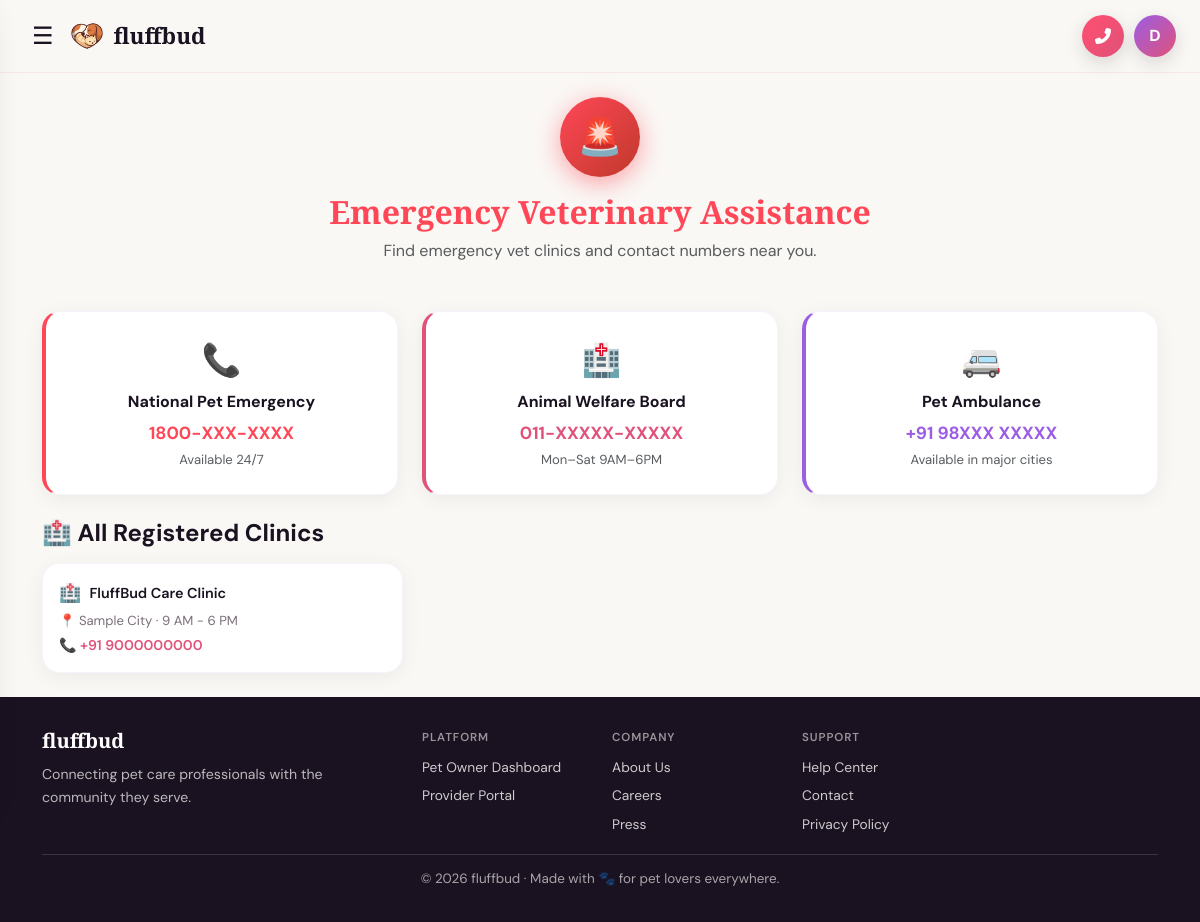
Screenshot of /emergency/ (signed in) with the database file from the repository.
### myapp/models.py (models this page shows, shortened)
class CustomUser(AbstractUser):
    ROLE_CHOICES = [
        ('owner', 'Pet Owner'),
        ('vet', 'Veterinarian'),
        ('shelter', 'Animal Shelter'),
        ('store', 'Pet Store Owner'),
        ('provider', 'Service Provider'),
    ]
    role = models.CharField(max_length=20, choices=ROLE_CHOICES, default='owner')
    phone = models.CharField(max_length=15, blank=True)
    city = models.CharField(max_length=100, blank=True)
    profile_photo = models.ImageField(upload_to='profiles/', blank=True, null=True)
    bio = models.TextField(blank=True)
    PROFILE_VISIBILITY_CHOICES = [
        ('public', 'Public'),
        ('private', 'Private'),
    ]
    profile_visibility = models.CharField(max_length=10, choices=PROFILE_VISIBILITY_CHOICES, default='private')
    two_factor_enabled = models.BooleanField(default=False)
    def is_service_provider(self):
        return self.role in ['vet', 'shelter', 'store', 'provider']

class VetClinic(models.Model):
    vet = models.OneToOneField(CustomUser, on_delete=models.CASCADE, related_name='clinic')
    clinic_name = models.CharField(max_length=200)
    address = models.TextField()
    city = models.CharField(max_length=100)
    phone = models.CharField(max_length=15)
    specialization = models.CharField(max_length=200, blank=True)
    photo = models.ImageField(upload_to='clinics/', blank=True, null=True)
    rating = models.DecimalField(max_digits=3, decimal_places=1, default=4.5)
    is_emergency = models.BooleanField(default=False)
    working_hours = models.CharField(max_length=100, default='9 AM - 6 PM')
    created_at = models.DateTimeField(auto_now_add=True)

### myapp/views.py (the view)
# urls.py: path('emergency/', views.emergency, name='emergency'),
def emergency(request):
    emergency_clinics = VetClinic.objects.filter(is_emergency=True)
    all_clinics = VetClinic.objects.all()[:6]
    return render(request, 'emergency.html', {
        'emergency_clinics': emergency_clinics,
        'all_clinics': all_clinics
    })

### templates/emergency.html (shortened to what this page needs)
{% extends 'base.html' %}
{% block content %}
<div class="container py-4">
  <div class="text-center mb-5">
    <div style="width:80px;height:80px;background:linear-gradient(135deg,#ff4757,#c0392b);border-radius:50%;display:flex;align-items:center;justify-content:center;font-size:36px;margin:0 auto 16px;box-shadow:0 6px 24px rgba(255,71,87,.5);animation:sosPulse 2s infinite;">🚨</div>
    <h2 style="font-family:'Playfair Display',serif;font-weight:700;color:#ff4757;">Emergency Veterinary Assistance</h2>
    <p class="text-muted">Find emergency vet clinics and contact numbers near you.</p>
  </div>
  <div class="row g-4 mb-4">
    <div class="col-md-4">
      <div class="card-soft p-4 text-center" style="border-left:4px solid #ff4757;">
        <div style="font-size:32px;margin-bottom:8px;">📞</div>
        <h6 class="fw-bold">National Pet Emergency</h6>
        <div style="font-size:1.1rem;font-weight:700;color:#ff4757;">1800-XXX-XXXX</div>
        <p class="text-muted" style="font-size:.82rem;margin:4px 0 0;">Available 24/7</p>
      </div>
    </div>
    <div class="col-md-4">
      <div class="card-soft p-4 text-center" style="border-left:4px solid #E0527A;">
        <div style="font-size:32px;margin-bottom:8px;">🏥</div>
        <h6 class="fw-bold">Animal Welfare Board</h6>
        <div style="font-size:1.1rem;font-weight:700;color:#E0527A;">011-XXXXX-XXXXX</div>
        <p class="text-muted" style="font-size:.82rem;margin:4px 0 0;">Mon–Sat 9AM–6PM</p>
      </div>
    </div>
    <div class="col-md-4">
      <div class="card-soft p-4 text-center" style="border-left:4px solid #9B5DE5;">
        <div style="font-size:32px;margin-bottom:8px;">🚐</div>
        <h6 class="fw-bold">Pet Ambulance</h6>
        <div style="font-size:1.1rem;font-weight:700;color:#9B5DE5;">+91 98XXX XXXXX</div>
        <p class="text-muted" style="font-size:.82rem;margin:4px 0 0;">Available in major cities</p>
      </div>
    </div>
  </div>
  <h4 class="fw-bold mb-3">🏥 All Registered Clinics</h4>
  <div class="row g-3">
    {% for clinic in all_clinics %}
    <div class="col-md-4">
      <div class="card-soft p-3">
        <div class="d-flex align-items-center gap-2 mb-1">
          <span style="font-size:18px;">🏥</span>
          <div class="fw-semibold" style="font-size:.9rem;">{{ clinic.clinic_name }}</div>
        </div>
        <p style="font-size:.82rem;color:#7A6E78;margin-bottom:4px;">📍 {{ clinic.city }} · {{ clinic.working_hours }}</p>
        <p style="font-size:.88rem;font-weight:600;color:#E0527A;margin:0;">📞 {{ clinic.phone }}</p>
      </div>
    </div>
    {% empty %}
    <div class="col-12"><p class="text-muted text-center">No clinics registered yet. <a href="{% url 'signup' %}" style="color:#E0527A;">Are you a vet? Register here.</a></p></div>
    {% endfor %}
  </div>
</div>
{% endblock %}

### templates/base.html (shortened to what this page needs)
<!DOCTYPE html>
<html lang="en">
<head>
<link href="https://cdn.jsdelivr.net/npm/bootstrap@5.3.0/dist/css/bootstrap.min.css" rel="stylesheet"/>
<link href="https://cdnjs.cloudflare.com/ajax/libs/font-awesome/6.4.0/css/all.min.css" rel="stylesheet"/>
{% load static %}
</head>
<body class="d-flex flex-column">
{% if user.is_authenticated %}
<nav class="navbar navbar-expand-lg sticky-top">
  <div class="container-fluid px-4">
    <div class="d-flex align-items-center gap-2">
      <button type="button" class="hamburger-btn" id="navHamburgerBtn" aria-label="Open menu">☰</button>
      <a class="navbar-brand" href="{% url 'home' %}">
        <div class="brand-icon"><img src="{% static '{css,js,images}/logo.png' %}" alt="fluffbud" style="width:100%;height:100%;object-fit:contain;border-radius:inherit;"></div> fluffbud
      </a>
    </div>
    <div class="navbar-actions ms-auto">
      <a href="#" class="nav-action-circle sos-btn" data-bs-toggle="modal" data-bs-target="#emergencySOSModal" aria-label="Open emergency SOS">
        <i class="fas fa-phone-alt" aria-hidden="true"></i>
      </a>
      <div class="dropdown">
          <button class="nav-action-circle avatar-profile-btn dropdown-toggle" data-bs-toggle="dropdown" aria-label="Open profile menu">
            {{ user.first_name|default:user.username|make_list|first|upper }}
          </button>
      </div>
    </div>
  </div>
</nav>
{% endif %}
<main class="flex-grow-1">
  {% block content %}{% endblock %}
</main>
{% if user.is_authenticated and user.is_service_provider %}
<footer class="site-footer">
  <div class="container" style="text-align:left;max-width:1140px;">
    <div class="row g-4" style="padding-bottom:20px;">
      <div class="col-12 col-md-4">
        <h5 style="font-family:'Playfair Display',serif;font-weight:700;color:#fff;margin-bottom:10px;">fluffbud</h5>
        <p style="margin:0;color:rgba(255,255,255,0.7);font-size:.88rem;line-height:1.6;max-width:320px;">Connecting pet care professionals with the community they serve.</p>
      </div>
      <div class="col-6 col-md-2">
        <div style="font-size:.72rem;letter-spacing:.08em;text-transform:uppercase;color:rgba(255,255,255,0.55);font-weight:600;margin-bottom:10px;">Platform</div>
        <div style="display:flex;flex-direction:column;gap:8px;">
          <a href="{% url 'dashboard' %}" style="color:rgba(255,255,255,0.78);text-decoration:none;font-size:.86rem;">Pet Owner Dashboard</a>
          <a href="{% url 'provider_portal' %}" style="color:rgba(255,255,255,0.78);text-decoration:none;font-size:.86rem;">Provider Portal</a>
        </div>
      </div>
      <div class="col-6 col-md-2">
        <div style="font-size:.72rem;letter-spacing:.08em;text-transform:uppercase;color:rgba(255,255,255,0.55);font-weight:600;margin-bottom:10px;">Company</div>
        <div style="display:flex;flex-direction:column;gap:8px;">
          <a href="{% url 'about' %}" style="color:rgba(255,255,255,0.78);text-decoration:none;font-size:.86rem;">About Us</a>
          <a href="#" style="color:rgba(255,255,255,0.78);text-decoration:none;font-size:.86rem;">Careers</a>
          <a href="#" style="color:rgba(255,255,255,0.78);text-decoration:none;font-size:.86rem;">Press</a>
        </div>
      </div>
      <div class="col-6 col-md-2">
        <div style="font-size:.72rem;letter-spacing:.08em;text-transform:uppercase;color:rgba(255,255,255,0.55);font-weight:600;margin-bottom:10px;">Support</div>
        <div style="display:flex;flex-direction:column;gap:8px;">
          <a href="#" style="color:rgba(255,255,255,0.78);text-decoration:none;font-size:.86rem;">Help Center</a>
          <a href="#" style="color:rgba(255,255,255,0.78);text-decoration:none;font-size:.86rem;">Contact</a>
          <a href="#" style="color:rgba(255,255,255,0.78);text-decoration:none;font-size:.86rem;">Privacy Policy</a>
        </div>
      </div>
    </div>
    <div style="border-top:1px solid rgba(255,255,255,0.14);padding-top:14px;color:rgba(255,255,255,0.62);font-size:.84rem;text-align:center;">
      © 2026 fluffbud · Made with 🐾 for pet lovers everywhere.
    </div>
  </div>
</footer>
{% endif %}
</body>
</html>

### templates/base.html (style rules this page uses)
:root { --rose: #E0527A; --rose-dark: #C73D62; --violet: #9B5DE5; --lavender: #C77DFF; --cream: #FAF8F5; --cream-dark: #F2EDE8; --ink: #1A1220; --muted: #7A6E78; --mint: #B8EDE4; --peach: #FFD6C2; --sky: #C2DEFF; --card-radius: 18px; --transition: all 0.25s ease; }
*,*::before,*::after { box-sizing:border-box; }
body { font-family:'DM Sans',sans-serif;background:var(--cream);color:var(--ink);min-height:100vh; }
.navbar { background:rgba(250,248,245,0.92)!important;backdrop-filter:blur(16px);border-bottom:1px solid rgba(224,82,122,0.1);padding:14px 0; }
.navbar-brand { font-family:'Playfair Display',serif;font-weight:900;font-size:1.4rem;color:var(--ink)!important;display:flex;align-items:center;gap:10px; }
.brand-icon { width:34px;height:34px;background:transparent;border-radius:10px;display:flex;align-items:center;justify-content:center;color:#fff;font-size:16px;box-shadow:none; }
.card-soft { background:#fff;border-radius:var(--card-radius);border:1px solid rgba(155,93,229,0.07);box-shadow:0 4px 20px rgba(0,0,0,0.06);transition:var(--transition); }
.navbar-actions { display:flex;align-items:center;gap:10px; }
.nav-action-circle { width:42px;height:42px;border-radius:50%;display:inline-flex;align-items:center;justify-content:center;border:none;text-decoration:none;box-shadow:0 6px 18px rgba(26,18,32,0.15);transition:var(--transition); }
.avatar-profile-btn { background:linear-gradient(135deg,var(--violet),var(--rose));color:#fff;font-weight:700;font-size:1rem;line-height:1; }
.avatar-profile-btn.dropdown-toggle::after { display:none; }
.sos-btn { position:relative;background:linear-gradient(135deg,#ff4f6f,#E0527A);color:#fff;font-size:1rem;animation:sosPulse 1.8s infinite; }
.hamburger-btn { background:transparent;border:none;color:var(--ink);font-size:1.5rem;line-height:1;padding:4px 8px;border-radius:10px;transition:var(--transition); }
footer.site-footer { background:var(--ink);color:rgba(255,255,255,0.6);padding:32px 0;text-align:center;font-size:0.88rem;margin-top:auto; }
img,svg,video,canvas { max-width:100%;height:auto; }

### rows the page displays
CustomUser: first_name|make_list "D"
VetClinic: clinic_name "FluffBud Care Clinic", city "Sample City", working_hours "9 AM - 6 PM", phone "+91 9000000000"
